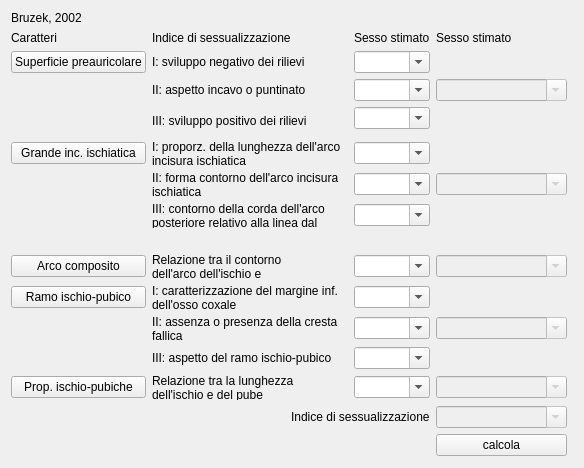
     <widget class="QWidget" name="toolBoxPage2">
      <property name="geometry">
       <rect>
        <x>0</x>
        <y>0</y>
        <width>572</width>
        <height>468</height>
       </rect>
      </property>
      <attribute name="label">
       <string>Bacino</string>
      </attribute>
      <layout class="QGridLayout" name="gridLayout_8">
       <item row="1" column="0">
        <widget class="QLabel" name="label_4">
         <property name="text">
          <string>Caratteri</string>
         </property>
        </widget>
       </item>
       <item row="1" column="5" colspan="2">
        <widget class="QLabel" name="label_6">
         <property name="text">
          <string>Sesso stimato</string>
         </property>
        </widget>
       </item>
       <item row="1" column="1" colspan="2">
        <widget class="QLabel" name="label_5">
         <property name="text">
          <string>Indice di sessualizzazione</string>
         </property>
        </widget>
       </item>
       <item row="2" column="1" colspan="2">
        <widget class="QLabel" name="label_12">
         <property name="text">
          <string>I: sviluppo negativo dei rilievi </string>
         </property>
         <property name="textFormat">
          <enum>Qt::LogText</enum>
         </property>
         <property name="wordWrap">
          <bool>true</bool>
         </property>
        </widget>
       </item>
       <item row="3" column="1" colspan="2">
        <widget class="QLabel" name="label_13">
         <property name="text">
          <string>II: aspetto incavo o puntinato</string>
         </property>
         <property name="wordWrap">
          <bool>true</bool>
         </property>
        </widget>
       </item>
       <item row="5" column="1" rowspan="2" colspan="2">
        <widget class="QLabel" name="label_14">
         <property name="text">
          <string>III: sviluppo positivo dei rilievi </string>
         </property>
         <property name="wordWrap">
          <bool>true</bool>
         </property>
        </widget>
       </item>
       <item row="3" column="0">
        <widget class="QLabel" name="label_7">
         <property name="text">
          <string/>
         </property>
         <property name="wordWrap">
          <bool>true</bool>
         </property>
        </widget>
       </item>
       <item row="1" column="3">
        <widget class="QLabel" name="label_16">
         <property name="text">
          <string>Sesso stimato</string>
         </property>
        </widget>
       </item>
       <item row="2" column="3">
        <widget class="QComboBox" name="comboBox_sup_p_I">
         <property name="editable">
          <bool>true</bool>
         </property>
         <item>
          <property name="text">
           <string/>
          </property>
         </item>
         <item>
          <property name="text">
           <string>M</string>
          </property>
         </item>
         <item>
          <property name="text">
           <string>I</string>
          </property>
         </item>
         <item>
          <property name="text">
           <string>F</string>
          </property>
         </item>
        </widget>
       </item>
       <item row="3" column="3">
        <widget class="QComboBox" name="comboBox_sup_p_II">
         <property name="editable">
          <bool>true</bool>
         </property>
         <item>
          <property name="text">
           <string/>
          </property>
         </item>
         <item>
          <property name="text">
           <string>M</string>
          </property>
         </item>
         <item>
          <property name="text">
           <string>I</string>
          </property>
         </item>
         <item>
          <property name="text">
           <string>F</string>
          </property>
         </item>
        </widget>
       </item>
       <item row="5" column="3">
        <widget class="QComboBox" name="comboBox_sup_p_III">
         <property name="editable">
          <bool>true</bool>
         </property>
         <item>
          <property name="text">
           <string/>
          </property>
         </item>
         <item>
          <property name="text">
           <string>M</string>
          </property>
         </item>
         <item>
          <property name="text">
           <string>I</string>
          </property>
         </item>
         <item>
          <property name="text">
           <string>F</string>
          </property>
         </item>
        </widget>
       </item>
       <item row="3" column="5">
        <widget class="QComboBox" name="comboBox_sup_p_sex">
         <property name="enabled">
          <bool>false</bool>
         </property>
         <property name="editable">
          <bool>true</bool>
         </property>
         <item>
          <property name="text">
           <string/>
          </property>
         </item>
         <item>
          <property name="text">
           <string>M</string>
          </property>
         </item>
         <item>
          <property name="text">
           <string>I</string>
          </property>
         </item>
         <item>
          <property name="text">
           <string>F</string>
          </property>
         </item>
        </widget>
       </item>
       <item row="11" column="3">
        <widget class="QComboBox" name="comboBox_in_isch_I">
         <property name="editable">
          <bool>true</bool>
         </property>
         <item>
          <property name="text">
           <string/>
          </property>
         </item>
         <item>
          <property name="text">
           <string>M</string>
          </property>
         </item>
         <item>
          <property name="text">
           <string>I</string>
          </property>
         </item>
         <item>
          <property name="text">
           <string>F</string>
          </property>
         </item>
        </widget>
       </item>
       <item row="12" column="1" colspan="2">
        <widget class="QLabel" name="label_37">
         <property name="text">
          <string>II: forma contorno dell'arco incisura ischiatica</string>
         </property>
         <property name="wordWrap">
          <bool>true</bool>
         </property>
        </widget>
       </item>
       <item row="13" column="1" colspan="2">
        <widget class="QLabel" name="label_36">
         <property name="text">
          <string>III: contorno della corda dell'arco posteriore relativo alla linea dal punto A all'incisura ischiatica</string>
         </property>
         <property name="wordWrap">
          <bool>true</bool>
         </property>
        </widget>
       </item>
       <item row="12" column="3">
        <widget class="QComboBox" name="comboBox_in_isch_II">
         <property name="editable">
          <bool>true</bool>
         </property>
         <item>
          <property name="text">
           <string/>
          </property>
         </item>
         <item>
          <property name="text">
           <string>M</string>
          </property>
         </item>
         <item>
          <property name="text">
           <string>I</string>
          </property>
         </item>
         <item>
          <property name="text">
           <string>F</string>
          </property>
         </item>
        </widget>
       </item>
       <item row="13" column="3">
        <widget class="QComboBox" name="comboBox_in_isch_III">
         <property name="editable">
          <bool>true</bool>
         </property>
         <item>
          <property name="text">
           <string/>
          </property>
         </item>
         <item>
          <property name="text">
           <string>M</string>
          </property>
         </item>
         <item>
          <property name="text">
           <string>I</string>
          </property>
         </item>
         <item>
          <property name="text">
           <string>F</string>
          </property>
         </item>
        </widget>
       </item>
       <item row="18" column="1" colspan="2">
        <widget class="QLabel" name="label_41">
         <property name="text">
          <string>I: caratterizzazione del margine inf. dell'osso coxale </string>
         </property>
         <property name="wordWrap">
          <bool>true</bool>
         </property>
        </widget>
       </item>
       <item row="19" column="1" colspan="2">
        <widget class="QLabel" name="label_40">
         <property name="text">
          <string>II: assenza o presenza della cresta fallica</string>
         </property>
         <property name="wordWrap">
          <bool>true</bool>
         </property>
        </widget>
       </item>
       <item row="20" column="1" colspan="2">
        <widget class="QLabel" name="label_39">
         <property name="text">
          <string>III: aspetto del ramo ischio-pubico</string>
         </property>
         <property name="wordWrap">
          <bool>true</bool>
         </property>
        </widget>
       </item>
       <item row="19" column="0">
        <widget class="QLabel" name="label_10">
         <property name="text">
          <string/>
         </property>
        </widget>
       </item>
       <item row="12" column="5">
        <widget class="QComboBox" name="comboBox_in_isch_sex">
         <property name="enabled">
          <bool>false</bool>
         </property>
         <property name="editable">
          <bool>true</bool>
         </property>
         <item>
          <property name="text">
           <string/>
          </property>
         </item>
         <item>
          <property name="text">
           <string>M</string>
          </property>
         </item>
         <item>
          <property name="text">
           <string>I</string>
          </property>
         </item>
         <item>
          <property name="text">
           <string>F</string>
          </property>
         </item>
        </widget>
       </item>
       <item row="20" column="3">
        <widget class="QComboBox" name="comboBox_ramo_ip_III">
         <property name="editable">
          <bool>true</bool>
         </property>
         <item>
          <property name="text">
           <string/>
          </property>
         </item>
         <item>
          <property name="text">
           <string>M</string>
          </property>
         </item>
         <item>
          <property name="text">
           <string>I</string>
          </property>
         </item>
         <item>
          <property name="text">
           <string>F</string>
          </property>
         </item>
        </widget>
       </item>
       <item row="19" column="3">
        <widget class="QComboBox" name="comboBox_ramo_ip_II">
         <property name="editable">
          <bool>true</bool>
         </property>
         <item>
          <property name="text">
           <string/>
          </property>
         </item>
         <item>
          <property name="text">
           <string>M</string>
          </property>
         </item>
         <item>
          <property name="text">
           <string>I</string>
          </property>
         </item>
         <item>
          <property name="text">
           <string>F</string>
          </property>
         </item>
        </widget>
       </item>
       <item row="18" column="3">
        <widget class="QComboBox" name="comboBox_ramo_ip_I">
         <property name="editable">
          <bool>true</bool>
         </property>
         <item>
          <property name="text">
           <string/>
          </property>
         </item>
         <item>
          <property name="text">
           <string>M</string>
          </property>
         </item>
         <item>
          <property name="text">
           <string>I</string>
          </property>
         </item>
         <item>
          <property name="text">
           <string>F</string>
          </property>
         </item>
        </widget>
       </item>
       <item row="19" column="5">
        <widget class="QComboBox" name="comboBox_ramo_ip_sex">
         <property name="enabled">
          <bool>false</bool>
         </property>
         <property name="editable">
          <bool>true</bool>
         </property>
         <item>
          <property name="text">
           <string/>
          </property>
         </item>
         <item>
          <property name="text">
           <string>M</string>
          </property>
         </item>
         <item>
          <property name="text">
           <string>I</string>
          </property>
         </item>
         <item>
          <property name="text">
           <string>F</string>
          </property>
         </item>
        </widget>
       </item>
       <item row="23" column="1" colspan="2">
        <widget class="QLabel" name="label_45">
         <property name="text">
          <string>Relazione tra la lunghezza dell'ischio e del pube </string>
         </property>
         <property name="wordWrap">
          <bool>true</bool>
         </property>
        </widget>
       </item>
       <item row="11" column="1" colspan="2">
        <widget class="QLabel" name="label_38">
         <property name="text">
          <string>I: proporz. della lunghezza dell'arco incisura ischiatica</string>
         </property>
         <property name="wordWrap">
          <bool>true</bool>
         </property>
        </widget>
       </item>
       <item row="14" column="0">
        <widget class="QLabel" name="label_9">
         <property name="text">
          <string/>
         </property>
         <property name="wordWrap">
          <bool>true</bool>
         </property>
        </widget>
       </item>
       <item row="0" column="0">
        <widget class="QLabel" name="label">
         <property name="text">
          <string>Bruzek, 2002</string>
         </property>
        </widget>
       </item>
       <item row="23" column="3">
        <widget class="QComboBox" name="comboBox_prop_ip_sex_2">
         <property name="enabled">
          <bool>true</bool>
         </property>
         <property name="editable">
          <bool>true</bool>
         </property>
         <item>
          <property name="text">
           <string/>
          </property>
         </item>
         <item>
          <property name="text">
           <string>M</string>
          </property>
         </item>
         <item>
          <property name="text">
           <string>I</string>
          </property>
         </item>
         <item>
          <property name="text">
           <string>F</string>
          </property>
         </item>
        </widget>
       </item>
       <item row="24" column="5">
        <widget class="QComboBox" name="comboBox_ind_bac_sex">
         <property name="enabled">
          <bool>false</bool>
         </property>
         <property name="maximumSize">
          <size>
           <width>150</width>
           <height>16777215</height>
          </size>
         </property>
         <property name="editable">
          <bool>true</bool>
         </property>
         <item>
          <property name="text">
           <string/>
          </property>
         </item>
         <item>
          <property name="text">
           <string>Maschio</string>
          </property>
         </item>
         <item>
          <property name="text">
           <string>Femmina</string>
          </property>
         </item>
         <item>
          <property name="text">
           <string>Indeterminato</string>
          </property>
         </item>
         <item>
          <property name="text">
           <string>Non determinabile</string>
          </property>
         </item>
        </widget>
       </item>
       <item row="25" column="5">
        <widget class="QPushButton" name="pushButton_calcola_ind_sex_bac">
         <property name="text">
          <string>calcola</string>
         </property>
        </widget>
       </item>
       <item row="24" column="2" colspan="2">
        <widget class="QLabel" name="label_17">
         <property name="text">
          <string>Indice di sessualizzazione</string>
         </property>
        </widget>
       </item>
       <item row="23" column="5">
        <widget class="QComboBox" name="comboBox_prop_ip_sex">
         <property name="enabled">
          <bool>false</bool>
         </property>
         <property name="editable">
          <bool>true</bool>
         </property>
        </widget>
       </item>
       <item row="2" column="0">
        <widget class="QPushButton" name="pushButton_bacino_sup_preauricolare">
         <property name="text">
          <string>Superficie preauricolare</string>
         </property>
        </widget>
       </item>
       <item row="11" column="0">
        <widget class="QPushButton" name="pushButton_bacino_grande_incisura_ischiatica">
         <property name="text">
          <string>Grande inc. ischiatica</string>
         </property>
        </widget>
       </item>
       <item row="18" column="0">
        <widget class="QPushButton" name="pushButton_bacino_ramo_ischio_pubico">
         <property name="text">
          <string>Ramo ischio-pubico</string>
         </property>
        </widget>
       </item>
       <item row="23" column="0">
        <widget class="QPushButton" name="pushButton_proporzioni_ischio_pubiche">
         <property name="text">
          <string>Prop. ischio-pubiche</string>
         </property>
        </widget>
       </item>
       <item row="16" column="0">
        <widget class="QPushButton" name="pushButton_bacino_arco_composito">
         <property name="text">
          <string>Arco composito</string>
         </property>
        </widget>
       </item>
       <item row="16" column="1">
        <widget class="QLabel" name="label_44">
         <property name="text">
          <string>Relazione tra il contorno dell'arco dell'ischio e della sup. auricolare</string>
         </property>
         <property name="wordWrap">
          <bool>true</bool>
         </property>
        </widget>
       </item>
       <item row="16" column="3">
        <widget class="QComboBox" name="comboBox_arco_c_sex_2">
         <property name="enabled">
          <bool>true</bool>
         </property>
         <property name="editable">
          <bool>true</bool>
         </property>
         <item>
          <property name="text">
           <string/>
          </property>
         </item>
         <item>
          <property name="text">
           <string>M</string>
          </property>
         </item>
         <item>
          <property name="text">
           <string>I</string>
          </property>
         </item>
         <item>
          <property name="text">
           <string>F</string>
          </property>
         </item>
        </widget>
       </item>
       <item row="16" column="5">
        <widget class="QComboBox" name="comboBox_arco_c_sex">
         <property name="enabled">
          <bool>false</bool>
         </property>
         <property name="editable">
          <bool>true</bool>
         </property>
        </widget>
       </item>
      </layout>
     </widget>
